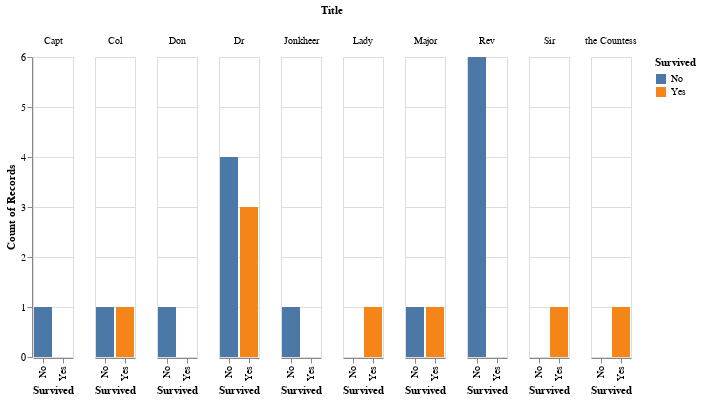

Notebook source saved alongside this figure:
### Code cell
# There are some titles that seem to make it look like they had high survivor rates
# but most of those are probably just artifacts of being female, which we already
# saw made a big difference.
alt.Chart(titanic[titanic['Rank'] == True]).mark_bar().encode(
    x='Survived:N',
    y='count()',
    color='Survived:N',
    column='Title:N'
)

### Figure 1 — Vega-Lite specification as saved in the notebook (floating-point values rounded to 4 significant figures)
{"config": {"view": {"continuousWidth": 400, "continuousHeight": 300}}, "data": {"name": "data-c94ce821414c2b7923db6d94741e6dac"}, "mark": "bar", "encoding": {"color": {"type": "nominal", "field": "Survived"}, "column": {"type": "nominal", "field": "Title"}, "x": {"type": "nominal", "field": "Survived"}, "y": {"type": "quantitative", "aggregate": "count"}}, "$schema": "https://vega.github.io/schema/vega-lite/v4.8.1.json", "datasets": {"data-c94ce821414c2b7923db6d94741e6dac": [{"Unnamed: 0": 30, "PassengerId": 31, "Survived": "No", "Pclass": 1, "Name": "Uruchurtu, Don. Manuel E", "Sex": "male", "Age": 40.0, "SibSp": 0, "Parch": 0, "Ticket": "PC 17601", "Fare": 27.72, "Cabin": null, "Embarked": "C", "Title": "Don", "Rank": true}, {"Unnamed: 0": 149, "PassengerId": 150, "Survived": "No", "Pclass": 2, "Name": "Byles, Rev. Thomas Roussel Davids", "Sex": "male", "Age": 42.0, "SibSp": 0, "Parch": 0, "Ticket": "244310", "Fare": 13.0, "Cabin": null, "Embarked": "S", "Title": "Rev", "Rank": true}, {"Unnamed: 0": 150, "PassengerId": 151, "Survived": "No", "Pclass": 2, "Name": "Bateman, Rev. Robert James", "Sex": "male", "Age": 51.0, "SibSp": 0, "Parch": 0, "Ticket": "S.O.P. 1166", "Fare": 12.53, "Cabin": null, "Embarked": "S", "Title": "Rev", "Rank": true}, {"Unnamed: 0": 245, "PassengerId": 246, "Survived": "No", "Pclass": 1, "Name": "Minahan, Dr. William Edward", "Sex": "male", "Age": 44.0, "SibSp": 2, "Parch": 0, "Ticket": "19928", "Fare": 90.0, "Cabin": "C78", "Embarked": "Q", "Title": "Dr", "Rank": true}, {"Unnamed: 0": 249, "PassengerId": 250, "Survived": "No", "Pclass": 2, "Name": "Carter, Rev. Ernest Courtenay", "Sex": "male", "Age": 54.0, "SibSp": 1, "Parch": 0, "Ticket": "244252", "Fare": 26.0, "Cabin": null, "Embarked": "S", "Title": "Rev", "Rank": true}, {"Unnamed: 0": 317, "PassengerId": 318, "Survived": "No", "Pclass": 2, "Name": "Moraweck, Dr. Ernest", "Sex": "male", "Age": 54.0, "SibSp": 0, "Parch": 0, "Ticket": "29011", "Fare": 14.0, "Cabin": null, "Embarked": "S", "Title": "Dr", "Rank": true}, {"Unnamed: 0": 398, "PassengerId": 399, "Survived": "No", "Pclass": 2, "Name": "Pain, Dr. Alfred", "Sex": "male", "Age": 23.0, "SibSp": 0, "Parch": 0, "Ticket": "244278", "Fare": 10.5, "Cabin": null, "Embarked": "S", "Title": "Dr", "Rank": true}, {"Unnamed: 0": 449, "PassengerId": 450, "Survived": "Yes", "Pclass": 1, "Name": "Peuchen, Major. Arthur Godfrey", "Sex": "male", "Age": 52.0, "SibSp": 0, "Parch": 0, "Ticket": "113786", "Fare": 30.5, "Cabin": "C104", "Embarked": "S", "Title": "Major", "Rank": true}, {"Unnamed: 0": 536, "PassengerId": 537, "Survived": "No", "Pclass": 1, "Name": "Butt, Major. Archibald Willingham", "Sex": "male", "Age": 45.0, "SibSp": 0, "Parch": 0, "Ticket": "113050", "Fare": 26.55, "Cabin": "B38", "Embarked": "S", "Title": "Major", "Rank": true}, {"Unnamed: 0": 556, "PassengerId": 557, "Survived": "Yes", "Pclass": 1, "Name": "Duff Gordon, Lady. (Lucille Christiana Sutherland) (\"Mrs Morgan\")", "Sex": "female", "Age": 48.0, "SibSp": 1, "Parch": 0, "Ticket": "11755", "Fare": 39.6, "Cabin": "A16", "Embarked": "C", "Title": "Lady", "Rank": true}, {"Unnamed: 0": 599, "PassengerId": 600, "Survived": "Yes", "Pclass": 1, "Name": "Duff Gordon, Sir. Cosmo Edmund (\"Mr Morgan\")", "Sex": "male", "Age": 49.0, "SibSp": 1, "Parch": 0, "Ticket": "PC 17485", "Fare": 56.93, "Cabin": "A20", "Embarked": "C", "Title": "Sir", "Rank": true}, {"Unnamed: 0": 626, "PassengerId": 627, "Survived": "No", "Pclass": 2, "Name": "Kirkland, Rev. Charles Leonard", "Sex": "male", "Age": 57.0, "SibSp": 0, "Parch": 0, "Ticket": "219533", "Fare": 12.35, "Cabin": null, "Embarked": "Q", "Title": "Rev", "Rank": true}, {"Unnamed: 0": 632, "PassengerId": 633, "Survived": "Yes", "Pclass": 1, "Name": "Stahelin-Maeglin, Dr. Max", "Sex": "male", "Age": 32.0, "SibSp": 0, "Parch": 0, "Ticket": "13214", "Fare": 30.5, "Cabin": "B50", "Embarked": "C", "Title": "Dr", "Rank": true}, {"Unnamed: 0": 647, "PassengerId": 648, "Survived": "Yes", "Pclass": 1, "Name": "Simonius-Blumer, Col. Oberst Alfons", "Sex": "male", "Age": 56.0, "SibSp": 0, "Parch": 0, "Ticket": "13213", "Fare": 35.5, "Cabin": "A26", "Embarked": "C", "Title": "Col", "Rank": true}, {"Unnamed: 0": 660, "PassengerId": 661, "Survived": "Yes", "Pclass": 1, "Name": "Frauenthal, Dr. Henry William", "Sex": "male", "Age": 50.0, "SibSp": 2, "Parch": 0, "Ticket": "PC 17611", "Fare": 133.7, "Cabin": null, "Embarked": "S", "Title": "Dr", "Rank": true}, {"Unnamed: 0": 694, "PassengerId": 695, "Survived": "No", "Pclass": 1, "Name": "Weir, Col. John", "Sex": "male", "Age": 60.0, "SibSp": 0, "Parch": 0, "Ticket": "113800", "Fare": 26.55, "Cabin": null, "Embarked": "S", "Title": "Col", "Rank": true}, {"Unnamed: 0": 745, "PassengerId": 746, "Survived": "No", "Pclass": 1, "Name": "Crosby, Capt. Edward Gifford", "Sex": "male", "Age": 70.0, "SibSp": 1, "Parch": 1, "Ticket": "WE/P 5735", "Fare": 71.0, "Cabin": "B22", "Embarked": "S", "Title": "Capt", "Rank": true}, {"Unnamed: 0": 759, "PassengerId": 760, "Survived": "Yes", "Pclass": 1, "Name": "Rothes, the Countess. of (Lucy Noel Martha Dyer-Edwards)", "Sex": "female", "Age": 33.0, "SibSp": 0, "Parch": 0, "Ticket": "110152", "Fare": 86.5, "Cabin": "B77", "Embarked": "S", "Title": "the Countess", "Rank": true}, {"Unnamed: 0": 766, "PassengerId": 767, "Survived": "No", "Pclass": 1, "Name": "Brewe, Dr. Arthur Jackson", "Sex": "male", "Age": null, "SibSp": 0, "Parch": 0, "Ticket": "112379", "Fare": 39.6, "Cabin": null, "Embarked": "C", "Title": "Dr", "Rank": true}, {"Unnamed: 0": 796, "PassengerId": 797, "Survived": "Yes", "Pclass": 1, "Name": "Leader, Dr. Alice (Farnham)", "Sex": "female", "Age": 49.0, "SibSp": 0, "Parch": 0, "Ticket": "17465", "Fare": 25.93, "Cabin": "D17", "Embarked": "S", "Title": "Dr", "Rank": true}, {"Unnamed: 0": 822, "PassengerId": 823, "Survived": "No", "Pclass": 1, "Name": "Reuchlin, Jonkheer. John George", "Sex": "male", "Age": 38.0, "SibSp": 0, "Parch": 0, "Ticket": "19972", "Fare": 0.0, "Cabin": null, "Embarked": "S", "Title": "Jonkheer", "Rank": true}, {"Unnamed: 0": 848, "PassengerId": 849, "Survived": "No", "Pclass": 2, "Name": "Harper, Rev. John", "Sex": "male", "Age": 28.0, "SibSp": 0, "Parch": 1, "Ticket": "248727", "Fare": 33.0, "Cabin": null, "Embarked": "S", "Title": "Rev", "Rank": true}, {"Unnamed: 0": 886, "PassengerId": 887, "Survived": "No", "Pclass": 2, "Name": "Montvila, Rev. Juozas", "Sex": "male", "Age": 27.0, "SibSp": 0, "Parch": 0, "Ticket": "211536", "Fare": 13.0, "Cabin": null, "Embarked": "S", "Title": "Rev", "Rank": true}]}}
